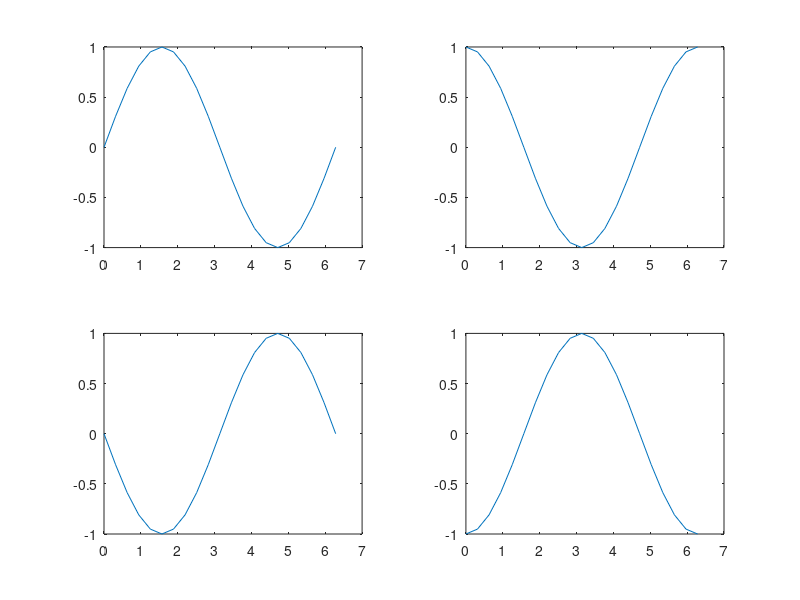

MATLAB code to generate this figure:
t=0:pi/10:2*pi;
y1=sin(t);
y2=cos(t);
y3=cos(t+pi/2);
y4=cos(t+pi);
figure;
subplot(2,2,1),plot(t,y1)
subplot(2,2,2),plot(t,y2)
subplot(2,2,3),plot(t,y3)
subplot(2,2,4),plot(t,y4)
